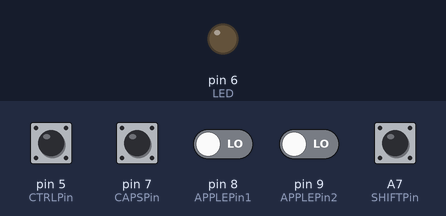
This sketch was run on a simulated Teensy 4. Parts: output pins drawn as LEDs (lit = HIGH). The inputs (shaded band) are chosen by the test bench; at power-on: A7 (SHIFTPin), pin 5 (CTRLPin), pin 7 (CAPSPin) HIGH, pin 8 (APPLEPin1), pin 9 (APPLEPin2) LOW.

Above: at 2.2 s.
2.3 s: pin 7 (CAPSPin) pulled LOW for 0.15 s
At 2.37 s:
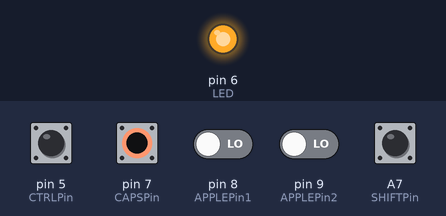
Timing chart, 0 to 5.3 s (numbered marks = the images above; inputs shaded):
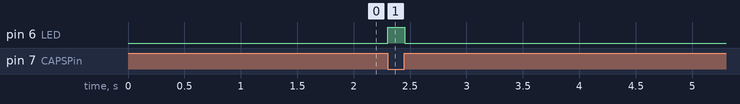

Measured:
- after the input at 2.3 s, pin 6 (LED): LOW → HIGH at once, → LOW 0.15 s later

The sketch:

IIe_keyboard.ino
```cpp
/* requires keypad library by Mark Stanley, Alexander Brevig from:
http://www.arduino.cc/playground/Code/Keypad

Uses the PJRC Teensy++ 2.0 and Teensyduino libraries, specifically USB HID and Keyboard():
http://www.pjrc.com/teensy/teensyduino.html
*/

#include <Keypad.h>


/*
Declares the matrix rows/cols of the Apple IIe keyboard.

More information here:
http://apple2.info/wiki/index.php?title=Pinouts#Apple_.2F.2Fe_Motherboard_keyboard_connector

*/

// Prevent compiler warning about casts from unsigned ints to chars
#define C(x) ((char) (x))

const byte ROWS = 10; // rows
const byte COLS = 8; // columns
char keys[ROWS][COLS] = {


  { C(KEY_ESC), C(KEY_TAB), C(KEY_A), C(KEY_Z), C(KEYPAD_SLASH), 0, C(KEYPAD_ASTERIX), C(KEY_ESC)},

  { C(KEY_1), C(KEY_Q), C(KEY_D), C(KEY_X),  0,  0,  0,  0},

  { C(KEY_2), C(KEY_W), C(KEY_S), C(KEY_C), C(KEYPAD_0), C(KEYPAD_4), C(KEYPAD_8),  0},

  { C(KEY_3), C(KEY_E), C(KEY_H), C(KEY_V), C(KEYPAD_1), C(KEYPAD_5), C(KEYPAD_9), C(KEYPAD_MINUS)},

  { C(KEY_4), C(KEY_R), C(KEY_F), C(KEY_B), C(KEYPAD_2), C(KEYPAD_6), C(KEYPAD_PERIOD), C(KEYPAD_ENTER)},

  { C(KEY_6), C(KEY_Y), C(KEY_G), C(KEY_N), C(KEYPAD_3), C(KEYPAD_7), C(KEYPAD_PLUS),  0},

  { C(KEY_5), C(KEY_T), C(KEY_J), C(KEY_M), C(KEY_BACKSLASH), C(KEY_TILDE), C(KEY_ENTER), C(KEY_BACKSPACE)},

  { C(KEY_7), C(KEY_U), C(KEY_K), C(KEY_COMMA), C(KEY_EQUAL), C(KEY_P), C(KEY_UP), C(KEY_DOWN) },

  { C(KEY_8), C(KEY_I), C(KEY_SEMICOLON), C(KEY_PERIOD), C(KEY_0), C(KEY_LEFT_BRACE), C(KEY_SPACE), C(KEY_LEFT) },

  { C(KEY_9), C(KEY_O), C(KEY_L), C(KEY_SLASH), C(KEY_MINUS), C(KEY_RIGHT_BRACE), C(KEY_QUOTE), C(KEY_RIGHT) },

};


char Fkeys[2][10] = {
  {C(KEY_1), C(KEY_2), C(KEY_3), C(KEY_4), C(KEY_5), C(KEY_6), C(KEY_7), C(KEY_8), C(KEY_9), C(KEY_0)},
  {C(KEY_F1), C(KEY_F2), C(KEY_F3), C(KEY_F4), C(KEY_F5), C(KEY_F6), C(KEY_F7), C(KEY_F8), C(KEY_F9), C(KEY_F10)}
};


/*
        XO      X1      X2      X3  |   X4      X5      X6      X7
------------------------------------+--------------------------------
YO      ESC     TAB     A       Z   |   /       )       *       ESC
                                    |
Y1      1!      Q       D       X   |   DOWN    UP      LEFT    RIGHT
                                    |
Y2      2@      W       S       C   |   0       4       8       (
                                    |
Y3      3#      E       H       V   |   1       5       9       -
                                    |
Y4      4$      R       F       S   |   2       6       .       RETURN
                                    |
Y5      6^      Y       G       N   |   3       7       +       ,
                                    +----------------------------------
Y6      5%      T       J       M       \|      `~      RETURN  DELETE

Y7      7&      U       K       ,<      +=       P      UP       DOWN

Y8      8*      I       ;:      .>      0)       [{     SPACE   LEFT

Y9      9(      O       L       /?      -_       ]}      '"      RIGHT


The RetroConnector IIe maps the 26 Apple IIe pins to Teensy++ pins

IIe  Col/Row  Teensy
1     Y0        10
2     Y1	45
3     +5V       +5v
4     Y2	44
5     SW1/CAPL  9
6     Y3	43
7     SW0/OAPL  8
8     Y4	42
9     CAPLOCK*  7
10     Y5	41
11     CNTL*    5
12     Y8	40
13     GND      GND
14     X0	39
15     RESET*  4
16     X2      38
17     X7      3
18     X1	18
19     X5       2
20     X3	19
21     X4       1
22     Y9	20
23     Y6      0
24     SHFT*	21
25     Y7      27
26     X6	22

*/

byte rowPins[ROWS] = { // Y0 - Y9
  10, 45, 44, 43, 42, 41, 0, 27, 40, 20}; //connect to the row pinouts of the keypad

byte colPins[COLS] = { // X0 - X7
   39, 18, 38, 19, 1, 2, 22, 3}; //connect to the column pinouts of the keypad

Keypad KPD = Keypad( makeKeymap(keys), rowPins, colPins, ROWS, COLS );


// these pins are special in that they are dis/connected to ground, instead of to a row/col
const int  SHIFTPin = 21;    // the pin that the shift key is attached to
const int  CTRLPin = 5;    // the pin that the control key is attached to
const int  APPLEPin1 = 8;    // the pin that the open-apple key is attached to
const int  APPLEPin2 = 9;    // the pin that the closed-apple key is attached to
const int  CAPSPin = 7;

#define LED  6

uint16_t modifierKeys[4];


#define KEY_CAPS_UNLOCK  0

boolean resetCapsLock = false;  // Allows one caps unlock signal.
unsigned long dTime = 0;
boolean CAPSLock = false;  // Initialize this to a reasonable value.

boolean FKEYS = false; // used to set numbers to F-Key equivalent. currently tied to caps lock


void setup()
{
  pinMode(SHIFTPin, INPUT_PULLUP);
  digitalWrite(SHIFTPin, HIGH);

  pinMode(CTRLPin, INPUT_PULLUP);
  digitalWrite(CTRLPin, HIGH);

  pinMode(APPLEPin1, INPUT);
  digitalWrite(APPLEPin1, LOW);

  pinMode(APPLEPin2, INPUT);
  digitalWrite(APPLEPin2, LOW);

  pinMode(CAPSPin, INPUT_PULLUP);
  digitalWrite(CAPSPin, HIGH);

// DEBUG
//  Serial.begin(115200);
  pinMode(LED, OUTPUT);

  // This gives time for the keyboard to hook up to the PC.
  // Otherwise the caps lock state may be incorrect.
  delay(1000);

}


void loop()
{
//probably should be on an interrupt, to catch high->low transition

  // Only do something if the pin is different from previous state.
  boolean newCaps = digitalRead(CAPSPin) ? false : true;

  if ( (CAPSLock != newCaps) && !resetCapsLock)
  {
    CAPSLock = newCaps;    // Remember new CAPSLock.
    Keyboard.set_key6((uint8_t) KEY_CAPS_LOCK);    // Send KEY_CAPS_LOCK.
    dTime = millis();                    // Reset delay timer.
    resetCapsLock = true;

//    Serial.print("Caps = ");
//    Serial.println(CAPSLock);

    // Turn on the LED for caps lock.
    digitalWrite(LED, CAPSLock ? HIGH : LOW);

  }

  if ( resetCapsLock && (millis()-dTime) > 10)
  {
    Keyboard.set_key6(KEY_CAPS_UNLOCK);
    resetCapsLock = false;
  }

  // If caps lock is set, then turn number keys into function keys.
  FKEYS = CAPSLock;

/*char CAPSLock = digitalRead(CAPSPin);
    if (CAPSLock == LOW) {
      Keyboard.set_key6(KEY_CAPS_LOCK);
    } else {
      Keyboard.set_key6(0);89
    }

  */
   char SHIFTState = digitalRead(SHIFTPin);

    if (SHIFTState == LOW) {
      modifierKeys[0] = MODIFIERKEY_SHIFT;
    } else {
      modifierKeys[0] = 0;
    }

   char CTRLState = digitalRead(CTRLPin);

    if (CTRLState == LOW) {
      modifierKeys[1] = MODIFIERKEY_CTRL;
    } else {
      modifierKeys[1] = 0;
    }

   char OAPPLEState = digitalRead(APPLEPin1);
   char CAPPLEState = digitalRead(APPLEPin2);

/*    if (OAPPLEState == HIGH) {
      modifierKeys[2] =  MODIFIERKEY_GUI;
    } else if (CAPPLEState == HIGH) {
      modifierKeys[2] =  MODIFIERKEY_GUI;
    } else {
      modifierKeys[2] = 0;
    }
      digitalWrite(APPLEPin1, LOW);
      digitalWrite(APPLEPin2, LOW);
*/


// *** NOW USING CLOSED APPLE AS ALT/OPTION
    if (OAPPLEState == HIGH) {
      modifierKeys[2] =  MODIFIERKEY_GUI;
    } else {
      modifierKeys[2] = 0;
    }

    if (CAPPLEState == HIGH) {
      modifierKeys[3] =  MODIFIERKEY_ALT;
    } else {
      modifierKeys[3] = 0;
    }


// to use the TILDE key as ALT/OPTION
/*    modifierKeys[3] = 0;
    if( KPD.isPressed(KEY_TILDE) ) {
      modifierKeys[3] = MODIFIERKEY_ALT;
    }
*/

// *** NOW USING CLOSED APPLE AS ALT/OPTION

  Keyboard.set_modifier( modifierKeys[0] | modifierKeys[1] | modifierKeys[2] | modifierKeys[3] );

  KPD.getKeys(); // Scan for all pressed keys. 6 Max, + 4 modifiers. Should be plenty, but can be extended to 10+

	// Set keyboard keys to default values.
	Keyboard.set_key1(0);
	Keyboard.set_key2(0);
	Keyboard.set_key3(0);
	Keyboard.set_key4(0);
	Keyboard.set_key5(0);
	//Keyboard.set_key6(0);


  /* based on suggestion from Craig Brooks <s.craig.brooks@gmail.com>
     uses CAPS LOCK to turn number keys into F-Key equivalent.
  */


	// Update keyboard keys to active values.
	if ( KPD.key[0].kchar && ( KPD.key[0].kstate==PRESSED || KPD.key[0].kstate==HOLD ))
	{
    //Serial.println(FKEYS);

    if (FKEYS)
    {
      // number keys 1 through 0 for f1 - f10
      if ((KPD.key[0].kchar >= 0x1E) &&  (KPD.key[0].kchar <= 0x27))
      {
        KPD.key[0].kchar += 0x1C;
//      Serial.println( KPD.key[0].kchar, HEX );
      }
      else if ( KPD.key[0].kchar == 0x2D || KPD.key[0].kchar == 0x2E )
      {
//      - and = for f11 and f12
        KPD.key[0].kchar += 0x17;
      }
    }

    Keyboard.set_key1( KPD.key[0].kchar );
  }


	if ( KPD.key[1].kchar && ( KPD.key[1].kstate==PRESSED || KPD.key[1].kstate==HOLD ))
		Keyboard.set_key2( KPD.key[1].kchar );

	if( KPD.key[2].kchar && ( KPD.key[2].kstate==PRESSED || KPD.key[2].kstate==HOLD ))
		Keyboard.set_key3( KPD.key[2].kchar );

	if( KPD.key[3].kchar && ( KPD.key[3].kstate==PRESSED || KPD.key[3].kstate==HOLD ))
		Keyboard.set_key4( KPD.key[3].kchar );

	if( KPD.key[4].kchar && ( KPD.key[4].kstate==PRESSED || KPD.key[4].kstate==HOLD ))
		Keyboard.set_key5( KPD.key[4].kchar );

	//if( KPD.key[5].kchar && ( KPD.key[5].kstate==PRESSED || KPD.key[5].kstate==HOLD ))
	//	Keyboard.set_key6( KPD.key[5].kchar );


	Keyboard.send_now();
	Keyboard.set_modifier(0);

}
```
